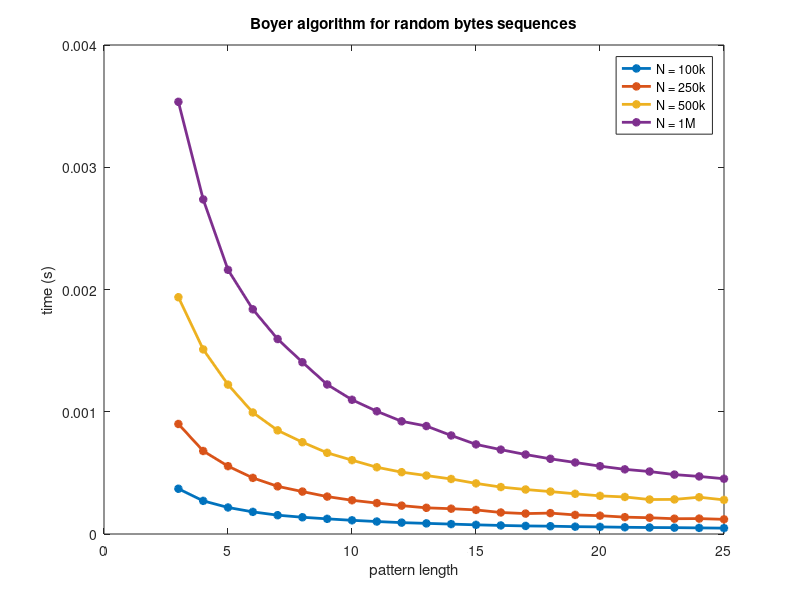
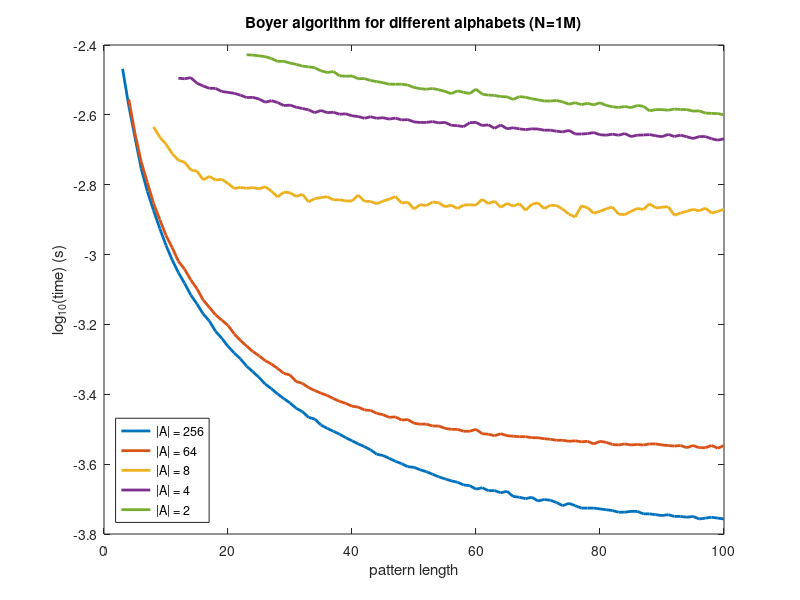

The MATLAB script that drew these images, in order:
% Boyer figure 1

M = 3:25;
y_100k = [0.00037,0.000271,0.000217,0.000181,0.000154,0.000137,0.000124,0.000112,0.000102,9.3E-05,8.7E-05,8.1E-05,7.5E-05,7E-05,6.6E-05,6.4E-05,6E-05,5.8E-05,5.5E-05,5.3E-05,5.2E-05,5E-05,4.8E-05];
y_250k = [0.0009,0.000679,0.000555,0.000459,0.00039,0.000347,0.000306,0.000276,0.000253,0.000232,0.000214,0.000207,0.000197,0.000176,0.000167,0.000171,0.000156,0.00015,0.000138,0.000133,0.000125,0.000126,0.00012];
y_500k = [0.001937,0.00151,0.001222,0.000994,0.000848,0.000751,0.000664,0.000604,0.000546,0.000506,0.000478,0.00045,0.000414,0.000384,0.000364,0.000347,0.000329,0.000312,0.000303,0.000282,0.000283,0.000301,0.000279];
y_1M = [0.003535,0.002737,0.002161,0.001838,0.001595,0.001405,0.001223,0.001098,0.001004,0.000922,0.000883,0.000806,0.000733,0.00069,0.00065,0.000615,0.000585,0.000555,0.000529,0.000511,0.000486,0.000471,0.000452];

figure;
plot(M,y_100k,'-*',"linewidth",2);
hold on;
plot(M,y_250k,'-*',"linewidth",2);
plot(M,y_500k,'-*',"linewidth",2);
plot(M,y_1M,'-*',"linewidth",2);
hold off;
title ("Boyer algorithm for random bytes sequences");
legend({'N = 100k','N = 250k','N = 500k','N = 1M'},'Location','northeast')
xlabel("pattern length") 
ylabel("time (s)")

% Boyer figure 2

M256 = 3:100;
M64 = 4:100;
M8 = 8:100;
M4 = 12:100;
M2 = 23:100;

y_256 = [0.003402,0.002663,0.002164,0.001762,0.001515,0.001337,0.001187,0.001063,0.000965,0.000888,0.000827,0.000766,0.000722,0.000676,0.000645,0.000603,0.000576,0.000546,0.000523,0.000503,0.000479,0.000462,0.000445,0.000426,0.000413,0.000399,0.000387,0.000376,0.000363,0.000355,0.000342,0.000338,0.000325,0.000318,0.000312,0.000306,0.000299,0.000293,0.000287,0.000282,0.000276,0.000268,0.000266,0.000261,0.000256,0.000252,0.000247,0.000246,0.000242,0.000239,0.000235,0.000231,0.000228,0.000225,0.000223,0.000219,0.000218,0.000213,0.000215,0.000211,0.000211,0.000208,0.000210,0.000203,0.000202,0.000200,0.000202,0.000197,0.000199,0.000198,0.000195,0.000191,0.000194,0.000191,0.000188,0.000188,0.000188,0.000187,0.000186,0.000185,0.000183,0.000183,0.000184,0.000184,0.000181,0.000181,0.000180,0.000179,0.000180,0.000178,0.000178,0.000177,0.000178,0.000175,0.000176,0.000177,0.000176,0.000175];
y_64 = [0.002782,0.002220,0.001842,0.001606,0.001401,0.001259,0.001134,0.001047,0.000957,0.000908,0.000846,0.000798,0.000741,0.000706,0.000672,0.000649,0.000627,0.000593,0.000568,0.000547,0.000528,0.000513,0.000497,0.000486,0.000472,0.000457,0.000452,0.000433,0.000428,0.000416,0.000408,0.000401,0.000395,0.000387,0.000380,0.000375,0.000368,0.000366,0.000359,0.000358,0.000351,0.000348,0.000342,0.000343,0.000336,0.000337,0.000329,0.000327,0.000327,0.000323,0.000323,0.000318,0.000316,0.000316,0.000312,0.000312,0.000316,0.000307,0.000306,0.000303,0.000307,0.000303,0.000302,0.000301,0.000301,0.000299,0.000299,0.000297,0.000296,0.000294,0.000294,0.000292,0.000293,0.000291,0.000292,0.000287,0.000292,0.000290,0.000286,0.000285,0.000287,0.000285,0.000286,0.000285,0.000287,0.000287,0.000285,0.000284,0.000283,0.000284,0.000280,0.000284,0.000280,0.000280,0.000284,0.000279,0.000284];
y_8 = [0.002320,0.002168,0.002072,0.001944,0.001864,0.001838,0.001747,0.001733,0.001636,0.001675,0.001634,0.001643,0.001598,0.001546,0.001557,0.001548,0.001555,0.001542,0.001564,0.001520,0.001462,0.001509,0.001503,0.001467,0.001488,0.001416,0.001446,0.001456,0.001464,0.001435,0.001435,0.001424,0.001424,0.001480,0.001422,0.001419,0.001398,0.001423,0.001441,0.001465,0.001405,0.001413,0.001350,0.001390,0.001381,0.001414,0.001407,0.001370,0.001385,0.001355,0.001385,0.001389,0.001385,0.001440,0.001399,0.001422,0.001365,0.001401,0.001377,0.001398,0.001340,0.001393,0.001406,0.001354,0.001384,0.001382,0.001348,0.001305,0.001281,0.001379,0.001361,0.001313,0.001330,0.001352,0.001368,0.001305,0.001301,0.001330,0.001355,0.001347,0.001397,0.001360,0.001366,0.001371,0.001296,0.001315,0.001331,0.001347,0.001335,0.001358,0.001315,0.001330,0.001347];
y_4 = [0.003198,0.003186,0.003211,0.003094,0.003038,0.002992,0.002991,0.002930,0.002914,0.002896,0.002861,0.002816,0.002819,0.002789,0.002730,0.002758,0.002725,0.002670,0.002679,0.002642,0.002619,0.002597,0.002548,0.002586,0.002549,0.002555,0.002523,0.002529,0.002496,0.002485,0.002456,0.002481,0.002456,0.002465,0.002443,0.002459,0.002429,0.002435,0.002398,0.002389,0.002390,0.002403,0.002382,0.002391,0.002345,0.002339,0.002324,0.002386,0.002391,0.002340,0.002352,0.002298,0.002351,0.002291,0.002307,0.002290,0.002279,0.002291,0.002288,0.002270,0.002271,0.002255,0.002245,0.002268,0.002214,0.002214,0.002220,0.002235,0.002203,0.002197,0.002212,0.002196,0.002221,0.002177,0.002197,0.002200,0.002205,0.002188,0.002175,0.002208,0.002178,0.002198,0.002174,0.002149,0.002177,0.002177,0.002145,0.002126,0.002145];
y_2 = [0.003734,0.003724,0.003707,0.003686,0.003642,0.003573,0.003577,0.003533,0.003506,0.003464,0.003448,0.003425,0.003358,0.003320,0.003342,0.003250,0.003240,0.003247,0.003187,0.003191,0.003150,0.003128,0.003106,0.003074,0.003074,0.003074,0.003057,0.003009,0.002985,0.002975,0.002989,0.002963,0.002933,0.002888,0.002943,0.002914,0.002891,0.002976,0.002879,0.002862,0.002855,0.002833,0.002829,0.002780,0.002833,0.002821,0.002793,0.002774,0.002752,0.002752,0.002762,0.002735,0.002695,0.002722,0.002687,0.002710,0.002683,0.002721,0.002674,0.002649,0.002637,0.002654,0.002634,0.002672,0.002658,0.002579,0.002601,0.002600,0.002590,0.002611,0.002602,0.002601,0.002575,0.002578,0.002542,0.002536,0.002533,0.002512];

figure;
plot(M256,log10(y_256),'-',"linewidth",2);
hold on;
plot(M64,log10(y_64),'-',"linewidth",2);
plot(M8,log10(y_8),'-',"linewidth",2);
plot(M4,log10(y_4),'-',"linewidth",2);
plot(M2,log10(y_2),'-',"linewidth",2);
hold off;
title ("Boyer algorithm for different alphabets (N=1M)");
legend({'|A| = 256','|A| = 64','|A| = 8','|A| = 4','|A| = 2'},'Location','southwest')
xlabel("pattern length") 
ylabel("log_{10}(time) (s)")
